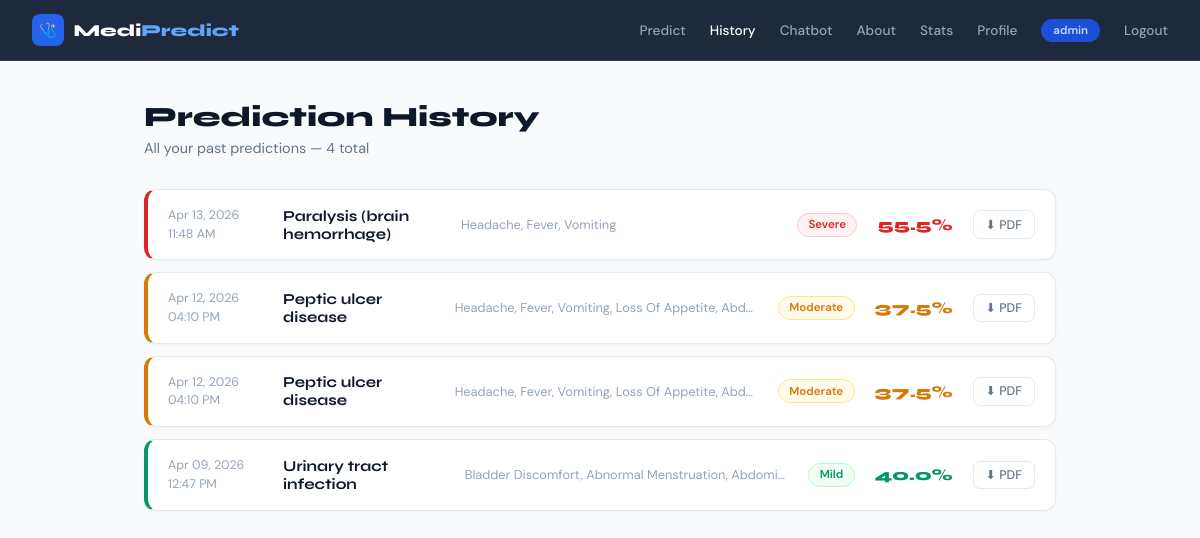
Page /history/ (signed in) on the committed database.
### predictor/models.py (models this page shows, shortened)
class Prediction(models.Model):
    user = models.ForeignKey(User, on_delete=models.CASCADE)
    symptoms = models.TextField()
    disease = models.CharField(max_length=200)
    confidence = models.FloatField()
    severity = models.CharField(max_length=50)
    created_at = models.DateTimeField(auto_now_add=True)
    class Meta:
        ordering = ['-created_at']

### predictor/views.py (the view)
# urls.py: path('history/', views.history, name='history'),
@login_required
def history(request):
    predictions = Prediction.objects.filter(user=request.user)
    return render(request, 'predictor/history.html', {'predictions': predictions})

### templates/predictor/history.html (shortened to what this page needs)
<!DOCTYPE html>
<html lang="en">
<head>
</head>
<body>
<nav>
  <a href="/" class="logo">
    <div class="logo-icon">🩺</div>
    <div class="logo-text">Medi<span>Predict</span></div>
  </a>
  <div class="nav-links">
    <a href="/">Predict</a>
    <a href="/history/" class="active">History</a>
    <a href="/chatbot/">Chatbot</a>
    <a href="/about/">About</a>
    <a href="/stats/">Stats</a>
    <a href="/profile/">Profile</a>
    <span class="nav-badge">{{ request.user.username }}</span>
    <a href="/logout/">Logout</a>
  </div>
</nav>
<main>
  <div class="page-header">
    <h1>Prediction History</h1>
    <p>All your past predictions — {{ predictions.count }} total</p>
  </div>
  {% if predictions %}
    {% for p in predictions %}
    {% if p.severity == 'Mild' %}
    <div class="record" style="--c:#059669">
      <div class="record-date">{{ p.created_at|date:"M d, Y" }}<br>{{ p.created_at|time:"h:i A" }}</div>
      <div class="record-disease">{{ p.disease }}</div>
      <div class="record-symptoms">{{ p.symptoms }}</div>
      <span class="sev" style="background:#f0fdf4;color:#059669;border:1px solid #bbf7d0">Mild</span>
      <div class="record-conf">{{ p.confidence }}%</div>
      <a href="/history/{{ p.id }}/export/" class="pdf-btn">⬇ PDF</a>
    </div>
    {% elif p.severity == 'Moderate' %}
    <div class="record" style="--c:#d97706">
      <div class="record-date">{{ p.created_at|date:"M d, Y" }}<br>{{ p.created_at|time:"h:i A" }}</div>
      <div class="record-disease">{{ p.disease }}</div>
      <div class="record-symptoms">{{ p.symptoms }}</div>
      <span class="sev" style="background:#fffbeb;color:#d97706;border:1px solid #fde68a">Moderate</span>
      <div class="record-conf">{{ p.confidence }}%</div>
      <a href="/history/{{ p.id }}/export/" class="pdf-btn">⬇ PDF</a>
    </div>
    {% else %}
    <div class="record" style="--c:#dc2626">
      <div class="record-date">{{ p.created_at|date:"M d, Y" }}<br>{{ p.created_at|time:"h:i A" }}</div>
      <div class="record-disease">{{ p.disease }}</div>
      <div class="record-symptoms">{{ p.symptoms }}</div>
      <span class="sev" style="background:#fef2f2;color:#dc2626;border:1px solid #fecaca">Severe</span>
      <div class="record-conf">{{ p.confidence }}%</div>
      <a href="/history/{{ p.id }}/export/" class="pdf-btn">⬇ PDF</a>
    </div>
    {% endif %}
    {% endfor %}
  {% else %}
    <div class="empty">
      <div class="empty-icon">🔍</div>
      <p>No predictions yet. Go make your first one!</p>
      <a href="/">← Go to Predictor</a>
    </div>
  {% endif %}
</main>
</body>
</html>

### templates/predictor/history.html (style rules this page uses)
* { margin:0; padding:0; box-sizing:border-box; }
body { background:#f8fafc; color:#0f172a; font-family:'DM Sans',sans-serif; min-height:100vh; }
nav { background:#1e293b; padding:0 2rem; height:60px; display:flex; align-items:center; gap:1rem; position:sticky; top:0; z-index:100; box-shadow:0 1px 0 #334155; }
.logo { display:flex; align-items:center; gap:0.6rem; text-decoration:none; }
.logo-icon { width:32px; height:32px; background:#2563eb; border-radius:8px; display:flex; align-items:center; justify-content:center; font-size:14px; }
.logo-text { font-family:'Syne',sans-serif; font-weight:800; color:white; font-size:1.05rem; }
.logo-text span { color:#60a5fa; }
.nav-links { margin-left:auto; display:flex; align-items:center; gap:1.5rem; }
.nav-links a { color:#94a3b8; text-decoration:none; font-size:0.85rem; font-weight:500; transition:color 0.15s; }
.nav-links a:hover, .nav-links a.active { color:white; }
.nav-badge { background:#1d4ed8; color:#bfdbfe; font-size:0.72rem; font-weight:600; padding:0.25rem 0.75rem; border-radius:100px; }
main { max-width:960px; margin:0 auto; padding:2.5rem 1.5rem; }
.page-header { margin-bottom:2rem; }
.page-header h1 { font-family:'Syne',sans-serif; font-size:1.75rem; font-weight:800; color:#0f172a; margin-bottom:0.3rem; }
.page-header p { color:#64748b; font-size:0.9rem; }
.record { background:white; border:1px solid #e2e8f0; border-left:4px solid var(--c); border-radius:12px; padding:1rem 1.25rem; margin-bottom:0.75rem; display:flex; align-items:center; gap:1.25rem; transition:box-shadow 0.2s, border-color 0.2s; box-shadow:0 1px 3px rgba(0,0,0,0.04); }
.record-date { color:#94a3b8; font-size:0.78rem; min-width:95px; line-height:1.5; }
.record-disease { font-family:'Syne',sans-serif; font-weight:700; font-size:0.95rem; color:#0f172a; flex:1; }
.record-symptoms { color:#94a3b8; font-size:0.8rem; flex:2; white-space:nowrap; overflow:hidden; text-overflow:ellipsis; }
.record-conf { font-family:'Syne',sans-serif; font-weight:800; font-size:1rem; min-width:55px; text-align:right; color:var(--c); }
.sev { padding:0.22rem 0.65rem; border-radius:100px; font-size:0.72rem; font-weight:600; white-space:nowrap; }
.pdf-btn { display:inline-flex; align-items:center; gap:0.3rem; color:#64748b; font-size:0.78rem; text-decoration:none; padding:0.32rem 0.75rem; border:1px solid #e2e8f0; border-radius:7px; transition:all 0.15s; white-space:nowrap; flex-shrink:0; background:white; font-weight:500; }

### rows in the picture
Prediction: created_at "Apr 13, 2026", created_at "11:48 AM", disease "Paralysis (brain hemorrhage)", symptoms "Headache, Fever, Vomiting", confidence "55.5"
Prediction: created_at "Apr 12, 2026", created_at "04:10 PM", disease "Peptic ulcer disease", symptoms "Headache, Fever, Vomiting, Loss Of Appetite, Abd…", confidence "37.5"
Prediction: created_at "Apr 12, 2026", created_at "04:10 PM", disease "Peptic ulcer disease", symptoms "Headache, Fever, Vomiting, Loss Of Appetite, Abd…", confidence "37.5"
Prediction: created_at "Apr 09, 2026", created_at "12:47 PM", disease "Urinary tract infection", symptoms "Bladder Discomfort, Abnormal Menstruation, Abdomi…", confidence "40.0"

### other values in the picture
{{ request.user.username }} "admin"
{{ predictions.count }} "4"
